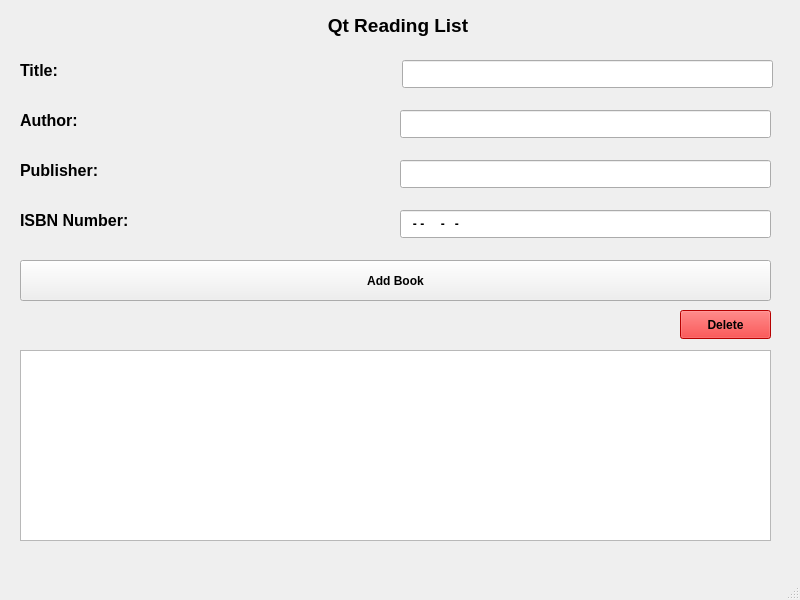
<?xml version="1.0" encoding="UTF-8"?>
<ui version="4.0">
 <class>MainWindow</class>
 <widget class="QMainWindow" name="MainWindow">
  <property name="geometry">
   <rect>
    <x>0</x>
    <y>0</y>
    <width>800</width>
    <height>600</height>
   </rect>
  </property>
  <property name="minimumSize">
   <size>
    <width>800</width>
    <height>600</height>
   </size>
  </property>
  <property name="maximumSize">
   <size>
    <width>800</width>
    <height>600</height>
   </size>
  </property>
  <property name="font">
   <font>
    <bold>true</bold>
   </font>
  </property>
  <property name="windowTitle">
   <string>MainWindow</string>
  </property>
  <widget class="QWidget" name="centralwidget">
   <widget class="QPushButton" name="addBookButton">
    <property name="geometry">
     <rect>
      <x>20</x>
      <y>260</y>
      <width>751</width>
      <height>41</height>
     </rect>
    </property>
    <property name="text">
     <string>Add Book</string>
    </property>
   </widget>
   <widget class="QLabel" name="heading">
    <property name="geometry">
     <rect>
      <x>290</x>
      <y>10</y>
      <width>216</width>
      <height>31</height>
     </rect>
    </property>
    <property name="sizePolicy">
     <sizepolicy hsizetype="Expanding" vsizetype="Expanding">
      <horstretch>0</horstretch>
      <verstretch>0</verstretch>
     </sizepolicy>
    </property>
    <property name="minimumSize">
     <size>
      <width>0</width>
      <height>0</height>
     </size>
    </property>
    <property name="font">
     <font>
      <pointsize>14</pointsize>
      <bold>true</bold>
     </font>
    </property>
    <property name="text">
     <string>Qt Reading List</string>
    </property>
    <property name="alignment">
     <set>Qt::AlignmentFlag::AlignCenter</set>
    </property>
   </widget>
   <widget class="QLineEdit" name="isbnField">
    <property name="geometry">
     <rect>
      <x>400</x>
      <y>210</y>
      <width>371</width>
      <height>28</height>
     </rect>
    </property>
    <property name="inputMask">
     <string>999-9-99999-999-9</string>
    </property>
    <property name="text">
     <string>----</string>
    </property>
    <property name="placeholderText">
     <string>ISBN</string>
    </property>
   </widget>
   <widget class="QLabel" name="titleLabel">
    <property name="geometry">
     <rect>
      <x>20</x>
      <y>60</y>
      <width>63</width>
      <height>20</height>
     </rect>
    </property>
    <property name="font">
     <font>
      <pointsize>12</pointsize>
      <bold>true</bold>
     </font>
    </property>
    <property name="text">
     <string>Title:</string>
    </property>
   </widget>
   <widget class="QLabel" name="authorLabel">
    <property name="geometry">
     <rect>
      <x>20</x>
      <y>110</y>
      <width>81</width>
      <height>20</height>
     </rect>
    </property>
    <property name="font">
     <font>
      <pointsize>12</pointsize>
      <bold>true</bold>
     </font>
    </property>
    <property name="text">
     <string>Author:</string>
    </property>
   </widget>
   <widget class="QLabel" name="publisherLabel">
    <property name="geometry">
     <rect>
      <x>20</x>
      <y>160</y>
      <width>121</width>
      <height>20</height>
     </rect>
    </property>
    <property name="font">
     <font>
      <pointsize>12</pointsize>
      <bold>true</bold>
     </font>
    </property>
    <property name="text">
     <string>Publisher:</string>
    </property>
   </widget>
   <widget class="QLabel" name="isbnLabel">
    <property name="geometry">
     <rect>
      <x>20</x>
      <y>210</y>
      <width>151</width>
      <height>20</height>
     </rect>
    </property>
    <property name="font">
     <font>
      <pointsize>12</pointsize>
      <bold>true</bold>
     </font>
    </property>
    <property name="text">
     <string>ISBN Number:</string>
    </property>
   </widget>
   <widget class="QLineEdit" name="titleField">
    <property name="geometry">
     <rect>
      <x>402</x>
      <y>60</y>
      <width>371</width>
      <height>28</height>
     </rect>
    </property>
   </widget>
   <widget class="QLineEdit" name="authorField">
    <property name="geometry">
     <rect>
      <x>400</x>
      <y>110</y>
      <width>371</width>
      <height>28</height>
     </rect>
    </property>
   </widget>
   <widget class="QLineEdit" name="publisherField">
    <property name="geometry">
     <rect>
      <x>400</x>
      <y>160</y>
      <width>371</width>
      <height>28</height>
     </rect>
    </property>
   </widget>
   <widget class="QTableView" name="readingList">
    <property name="geometry">
     <rect>
      <x>20</x>
      <y>350</y>
      <width>751</width>
      <height>191</height>
     </rect>
    </property>
    <property name="editTriggers">
     <set>QAbstractItemView::EditTrigger::NoEditTriggers</set>
    </property>
   </widget>
   <widget class="QPushButton" name="deleteButton">
    <property name="geometry">
     <rect>
      <x>680</x>
      <y>310</y>
      <width>91</width>
      <height>29</height>
     </rect>
    </property>
    <property name="styleSheet">
     <string notr="true">background-color: red;
font: 700 9pt &quot;Segoe UI&quot;;

</string>
    </property>
    <property name="text">
     <string>Delete</string>
    </property>
   </widget>
  </widget>
  <widget class="QMenuBar" name="menubar">
   <property name="geometry">
    <rect>
     <x>0</x>
     <y>0</y>
     <width>800</width>
     <height>25</height>
    </rect>
   </property>
  </widget>
  <widget class="QStatusBar" name="statusbar"/>
 </widget>
 <resources/>
 <connections/>
</ui>
